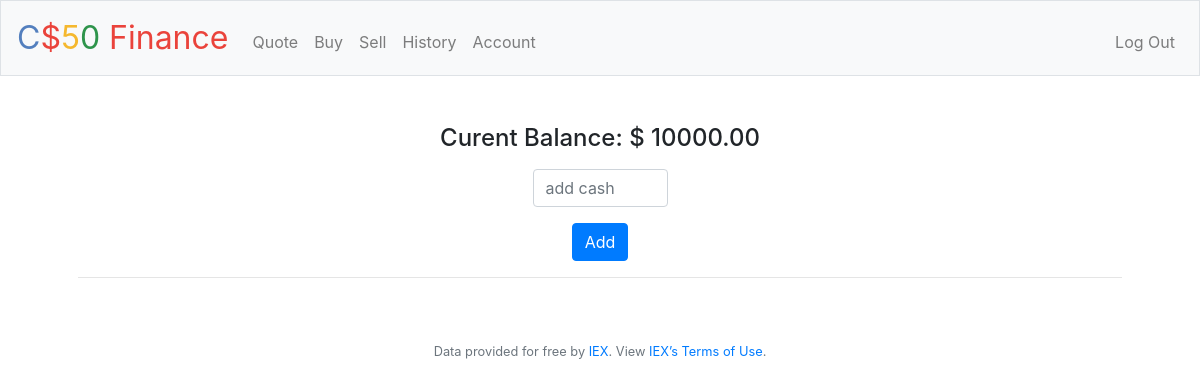
The page /account (signed in) on the database as committed earlier.
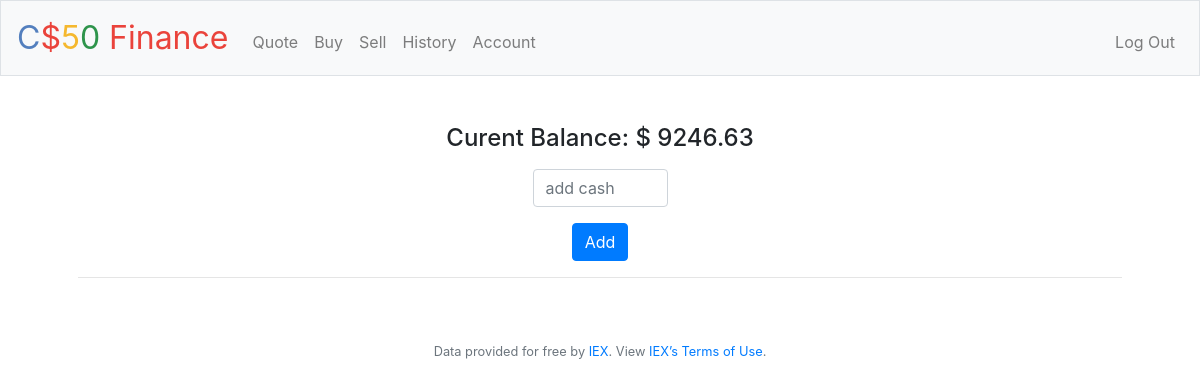
The same page on the database as committed later.
### tables this page shows
CREATE TABLE users (id INTEGER, username TEXT NOT NULL, hash TEXT NOT NULL, cash NUMERIC NOT NULL DEFAULT 10000.00, PRIMARY KEY(id));

### application.py (the view, shortened to what this page needs)
@app.route("/account", methods=["GET", "POST"])
@login_required
def account():
    cash = db.execute("SELECT cash FROM users WHERE id=?", session.get("user_id"))
    return render_template("account.html", cash=cash[0]["cash"])

### application.py (called while the page is built)
@app.after_request
def after_request(response):
    response.headers["Cache-Control"] = "no-cache, no-store, must-revalidate"
    response.headers["Expires"] = 0
    response.headers["Pragma"] = "no-cache"
    return response

### helpers.py (called while the page is built)
def login_required(f):
    @wraps(f)
    def decorated_function(*args, **kwargs):
        if session.get("user_id") is None:
            return redirect("/login")
        return f(*args, **kwargs)
    return decorated_function

### templates/account.html (shortened to what this page needs)
{% extends "layout.html" %}
{% block main %}
    <form action="/account" method="post">
        <div class="form-group">
            <h4>Curent Balance: $ {{ "%.2f" |format(cash) }}</h4>
        </div>
        <div class="form-group">
            <input id="add-number" autocomplete="off" class="form-control"
                   name="cash" placeholder="add cash" type="number" min="1000" max="10000">
        </div>
        <button id="cash-button" class="btn btn-primary" type="submit">Add</button>
    </form>
    <hr>
{% endblock %}>

Rows that differ between the two databases and show on the page:
changed users: cash "10000.00" → "9246.63"
